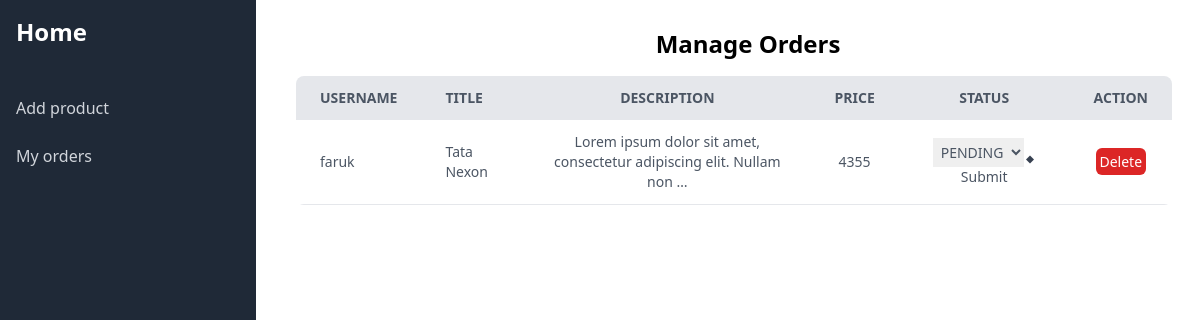
The page /manage_order/ on the database its author committed.
### order/models.py (models this page shows)
class OrderModel(models.Model):
	STATUS = (
        ('PENDING', 'PENDING'),
        ('PROCESS', 'PROCESS'),
        ('DELIVER', 'DELIVER'),
    )
	user = models.ForeignKey(User, on_delete=models.CASCADE)
	product = models.ForeignKey(AddProductModel, on_delete=models.CASCADE)
	status = models.CharField(choices=STATUS, default='PENDING', max_length=20)

### dashboard/models.py (models this page shows, shortened)
class AddProductModel(models.Model):
    user = models.ForeignKey(User, on_delete=models.CASCADE)
    title = models.CharField(max_length=50)
    description = models.TextField(max_length=100)
    price = models.IntegerField()
    image = models.ImageField(upload_to='images/product')

### dashboard/views.py (the view)
# urls.py: path('manage_order/', views.manage_order, name='manage_order'),
def manage_order(request):
    orders = OrderModel.objects.all()
    return render(request, 'dashboard/manage_order.html', {'data': orders})

### dashboard/templates/dashboard/manage_order.html (shortened to what this page needs)
{% extends "dashboard/base.html" %}
{% block content %}
<div class="ml-10 mt-7">
  <h3 class="font-bold text-2xl text-center">Manage Orders</h3>
  <div class="container pr-7 mt-4">
    <table class="min-w-full bg-white rounded-lg overflow-hidden">
      <thead class="bg-gray-200 uppercase text-sm text-gray-600">
        <tr>
          <th class="py-3 px-6 text-left">Username</th>
          <th class="py-3 px-6 text-left">Title</th>
          <th class="py-3 px-6">Description</th>
          <th class="py-3 px-6 text-center">Price</th>
          <th class="py-3 px-6 text-center">Status</th>
          <th class="py-3 px-6 text-center">Action</th>
        </tr>
      </thead>
      <tbody class="text-gray-600 text-sm font-light">
        {% for item in data %}
        <tr class="border-b border-gray-200 hover:bg-gray-100">
          <td class="py-3 px-6 text-left whitespace-nowrap">
            {{item.user.username}}
          </td>
          <td class="py-3 px-6 text-left">{{item.product.title}}</td>
          <td class="py-3 px-6 text-center">
            {{item.product.description|truncatewords:10}}
          </td>
          <td class="py-3 px-6 text-center">{{item.product.price}}</td>
          <td class="py-3 px-6 text-center">
            <div class="relative">
                <form method="POST" action="{% url 'order_status' item.id %}">
                  <select name="selected_option" class="mr-3 p-1">
                      <option value="PENDING">PENDING</option>
                  </select>
                  <button type="submit">Submit</button>
              </form>
              <div
                class="pointer-events-none absolute inset-y-0 right-0 flex items-center px-2 text-gray-700"
              >
                <svg
                  class="fill-current h-4 w-4"
                  xmlns="http://www.w3.org/2000/svg"
                  viewBox="0 0 20 20"
                >
                  <path d="M10 12l-5-5 5-5 5 5-5 5z" />
                </svg>
              </div>
            </div>
          </td>
          <td class="text-center">
            <a href="{% url 'delete_order' item.id %}" class="text-white bg-red-600 rounded-md p-1">Delete</a>
          </td>
        </tr>
        {% endfor %}
      </tbody>
    </table>
  </div>
</div>
{% endblock content %}

### rows shown on the page
OrderModel: user.username "faruk", product "Tata Nexon", product.description "Lorem ipsum dolor sit amet, consectetur adipiscing elit. Nullam non …", product.price "4355"
